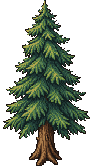
#> input picture assets/props/pine_tall.png, 90 x 166 px, found by its file name
$ python make_pine_stump.py
#> lines starting #> are read from the running program, lines starting #| are printed output that depends on the picture; after the words box and inside, x2 and y2 are one past the last pixel; in counts of white or black regions, pixels touching at a corner belong together
"""Builds assets/props/pine_tall_stump.png: the bottom of pine_tall.png below the
cut row, with a cut face (tree rings) on top, borrowed from the hand-drawn
stump art (tools/art/stump_face_source.png) and fitted to the pine's trunk.
Same 90x166 canvas as pine_tall.png, so it lines up exactly with the tree (the
scene uses the same sprite offset). Usage:
  python3 tools/make_pine_stump.py <project folder> [cut row]"""
import sys
import numpy as np
from PIL import Image

P = sys.argv[1] if len(sys.argv) > 1 else '.'
CUT = int(sys.argv[2]) if len(sys.argv) > 2 else 145
tree = np.asarray(Image.open(f'{P}/assets/props/pine_tall.png').convert('RGBA')).copy()
#> tree is the input picture: shape (166, 90, 4); mean R, G, B, A 44.4, 57, 42.8, 120.8
src = np.asarray(Image.open(f'{P}/tools/art/stump_face_source.png').convert('RGBA'))
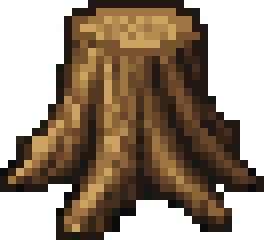
#> input picture tools/art/stump_face_source.png, 33 x 30 px, found by its file name (shown 8 times larger)
#> src is the input picture: shape (30, 33, 4); mean R, G, B, A 78.4, 60.5, 41.7, 158.7

# The face = the top rows of the source stump down to where its sides go straight.
FACE_ROWS = 6
face = src[:FACE_ROWS]
fa = face[..., 3] > 128
fx = np.where(fa.any(0))[0]
#> fx = 18 values from 8 to 25
face = face[:, fx.min():fx.max() + 1]
fa = fa[:, fx.min():fx.max() + 1]

# Trunk at the cut row (brown pixels).
row = tree[CUT]
#> row = 90 rows, first 6: [0, 0, 0, 0], [0, 0, 0, 0], [0, 0, 0, 0], [23, 43, 38, 0], [27, 37, 37, 0], [32, 32, 37, 0]
brown = np.where((row[:, 3] > 128) & (row[:, 0].astype(int) > row[:, 1].astype(int) + 15))[0]
#> brown = [37, 38, 39, 40, 41, 42, 43, 44, 45, 46, 47, 49, 50, 51]
t0, t1 = brown.min(), brown.max()
#> t0 = 37; t1 = 51
tw = t1 - t0 + 1
#> tw = 15
# Fit the face to the trunk width (nearest-neighbour, keeps the pixel look).
fw = face.shape[1]
#> fw = 18
xs = np.clip((np.arange(tw) * fw / tw).astype(int), 0, fw - 1)
#> xs = [0, 1, 2, 3, 4, 6, 7, 8, 9, 10, 12, 13, 14, 15, 16]
face = face[:, xs]
fa = fa[:, xs]

out = np.zeros_like(tree)
out[CUT:] = tree[CUT:]
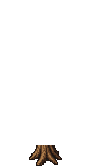
#> out: shape (166, 90, 4); mean R, G, B, A 5.3, 4.2, 3.4, 7.9; transparent parts drawn white
# Face sits with its lower rim on the cut row (the rim covers the cut edge).
top = CUT - (FACE_ROWS - 2)
for y in range(FACE_ROWS):
    for x in range(tw):
        if fa[y, x]:
            out[top + y, t0 + x] = face[y, x]
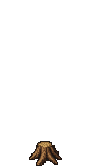
#> out: shape (166, 90, 4); 0.56% of pixels changed, all inside (x1, y1, x2, y2) = (37, 141, 52, 147); transparent parts drawn white
Image.fromarray(out, 'RGBA').save(f'{P}/assets/props/pine_tall_stump.png')
print(f'cut={CUT} trunk x {t0}..{t1} face top row {top}')
#| cut=145 trunk x 37..51 face top row 141
